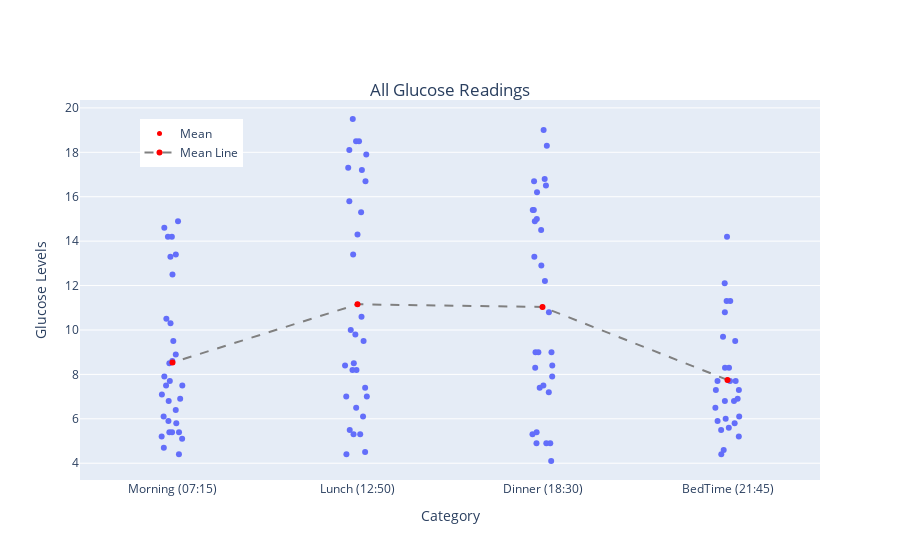

The code cell stored with this chart in its notebook:
### Code cell
# Calculate mean for each category
means = glucose_df_long.groupby('Category')['Value'].mean().reset_index()

# Create the strip plot
fig = px.strip(glucose_df_long, x='Category', y='Value',
               title='All Glucose Readings')

# Add mean points as red dots
fig.add_trace(go.Scatter(
    x=means['Category'],
    y=means['Value'],
    mode='markers',
    marker=dict(color='red', size=5),
    name='Mean'
))

# Add line connecting mean points
fig.add_trace(go.Scatter(
    x=means['Category'],
    y=means['Value'],
    mode='lines+markers',
    marker=dict(color='red'),
    line=dict(color='grey', dash='dash'),
    name='Mean Line'
))

fig.update_layout(
    title = {'y':0.85,
             'x':0.5,
             'xanchor': 'center',
             'yanchor': 'top'})

# Update layout to change minimum value on y-axis
fig.update_layout(
    yaxis=dict(title='Glucose Levels')  # Set minimum y-axis value to 50
)

# Update layout to move legend position on x-axis
fig.update_layout(
    legend=dict(
        x=0.15,  # Position the legend horizontally at 50% of the plot width
        y=0.95,
        xanchor='center',  # Center alignment of the legend
        yanchor='top'  # Align legend to the top of the plot
    )
)

# Show the plot
fig.show()

### Figure 1 — Plotly figure (JSON) as saved in the notebook; plotly's stock layout.template omitted (floating-point values rounded to 4 significant figures)
{"data": [{"alignmentgroup": "True", "boxpoints": "all", "fillcolor": "rgba(255,255,255,0)", "hoveron": "points", "hovertemplate": "Category=%{x}<br>Value=%{y}<extra></extra>", "legendgroup": "", "line": {"color": "rgba(255,255,255,0)"}, "marker": {"color": "#636efa"}, "name": "", "offsetgroup": "", "orientation": "v", "pointpos": 0, "showlegend": false, "type": "box", "x": ["Morning (07:15)", "Morning (07:15)", "Morning (07:15)", "Morning (07:15)", "Morning (07:15)", "Morning (07:15)", "Morning (07:15)", "Morning (07:15)", "Morning (07:15)", "Morning (07:15)", "Morning (07:15)", "Morning (07:15)", "Morning (07:15)", "Morning (07:15)", "Morning (07:15)", "Morning (07:15)", "Morning (07:15)", "Morning (07:15)", "Morning (07:15)", "Morning (07:15)", "Morning (07:15)", "Morning (07:15)", "Morning (07:15)", "Morning (07:15)", "Morning (07:15)", "Morning (07:15)", "Morning (07:15)", "Morning (07:15)", "Morning (07:15)", "Morning (07:15)", "Morning (07:15)", "Lunch (12:50)", "Lunch (12:50)", "Lunch (12:50)", "Lunch (12:50)", "Lunch (12:50)", "Lunch (12:50)", "Lunch (12:50)", "Lunch (12:50)", "Lunch (12:50)", "Lunch (12:50)", "Lunch (12:50)", "Lunch (12:50)", "Lunch (12:50)", "Lunch (12:50)", "Lunch (12:50)", "Lunch (12:50)", "Lunch (12:50)", "Lunch (12:50)", "Lunch (12:50)", "Lunch (12:50)", "Lunch (12:50)", "Lunch (12:50)", "Lunch (12:50)", "Lunch (12:50)", "Lunch (12:50)", "Lunch (12:50)", "Lunch (12:50)", "Lunch (12:50)", "Lunch (12:50)", "Lunch (12:50)", "Lunch (12:50)", "Dinner (18:30)", "Dinner (18:30)", "Dinner (18:30)", "Dinner (18:30)", "Dinner (18:30)", "Dinner (18:30)", "Dinner (18:30)", "Dinner (18:30)", "Dinner (18:30)", "Dinner (18:30)", "Dinner (18:30)", "Dinner (18:30)", "Dinner (18:30)", "Dinner (18:30)", "Dinner (18:30)", "Dinner (18:30)", "Dinner (18:30)", "Dinner (18:30)", "Dinner (18:30)", "Dinner (18:30)", "Dinner (18:30)", "Dinner (18:30)", "Dinner (18:30)", "Dinner (18:30)", "Dinner (18:30)", "Dinner (18:30)", "Dinner (18:30)", "Dinner (18:30)", "Dinner (18:30)", "Dinner (18:30)", "Dinner (18:30)", "BedTime (21:45)", "BedTime (21:45)", "BedTime (21:45)", "BedTime (21:45)", "BedTime (21:45)", "BedTime (21:45)", "BedTime (21:45)", "BedTime (21:45)", "BedTime (21:45)", "BedTime (21:45)", "BedTime (21:45)", "BedTime (21:45)", "BedTime (21:45)", "BedTime (21:45)", "BedTime (21:45)", "BedTime (21:45)", "BedTime (21:45)", "BedTime (21:45)", "BedTime (21:45)", "BedTime (21:45)", "BedTime (21:45)", "BedTime (21:45)", "BedTime (21:45)", "BedTime (21:45)", "BedTime (21:45)", "BedTime (21:45)", "BedTime (21:45)", "BedTime (21:45)", "BedTime (21:45)", "BedTime (21:45)", "BedTime (21:45)"], "x0": " ", "xaxis": "x", "y": [14.6, 14.9, 14.2, 14.2, 12.5, 13.3, 13.4, 10.5, 8.9, 10.3, 9.5, 8.5, 8.6, 7.9, 5.4, 7.1, 7.7, 6.1, 7.5, 6.8, 5.4, 6.9, 5.8, 7.5, 5.9, 5.2, 6.4, 5.4, 4.4, 5.1, 4.7, 18.5, 18.5, 19.5, 17.9, 18.1, 16.7, 17.3, 17.2, 15.3, 15.8, 14.3, 13.4, 9.5, 10.6, 8.5, 10, 8.2, 7, 9.8, 8.4, 5.3, 4.5, 8.2, 4.4, 6.5, 7.4, 5.5, 7, 6.1, 5.3, null, 16.5, 16.2, 16.7, 16.8, 19, 14.9, 18.3, 15, 13.3, 15.4, 14.5, 12.9, 15.4, 10.8, 12.2, 9, 9, 7.9, 8.4, 9, 4.9, 8.3, 5.4, 7.4, 7.5, 5.3, 4.9, 4.1, 7.2, 4.9, null, null, null, null, 14.2, 12.1, 11.3, 9.5, 9.7, 11.3, 10.8, 7.3, 7.7, 6.8, 6, 5.5, 8.3, 5.6, 6.9, 5.2, 5.8, 7.7, 6.8, 8.3, 4.6, 5.9, 7.3, 4.4, 6.1, 7.7, 6.5, null], "y0": " ", "yaxis": "y"}, {"marker": {"color": "red", "size": 5}, "mode": "markers", "name": "Mean", "type": "scatter", "x": ["BedTime (21:45)", "Dinner (18:30)", "Lunch (12:50)", "Morning (07:15)"], "y": [7.752, 11.04, 11.16, 8.535]}, {"line": {"color": "grey", "dash": "dash"}, "marker": {"color": "red"}, "mode": "lines+markers", "name": "Mean Line", "type": "scatter", "x": ["BedTime (21:45)", "Dinner (18:30)", "Lunch (12:50)", "Morning (07:15)"], "y": [7.752, 11.04, 11.16, 8.535]}], "layout": {"boxmode": "group", "legend": {"tracegroupgap": 0, "x": 0.15, "xanchor": "center", "y": 0.95, "yanchor": "top"}, "title": {"text": "All Glucose Readings", "x": 0.5, "xanchor": "center", "y": 0.85, "yanchor": "top"}, "xaxis": {"anchor": "y", "domain": [0, 1], "title": {"text": "Category"}}, "yaxis": {"anchor": "x", "domain": [0, 1], "title": {"text": "Glucose Levels"}}}}
